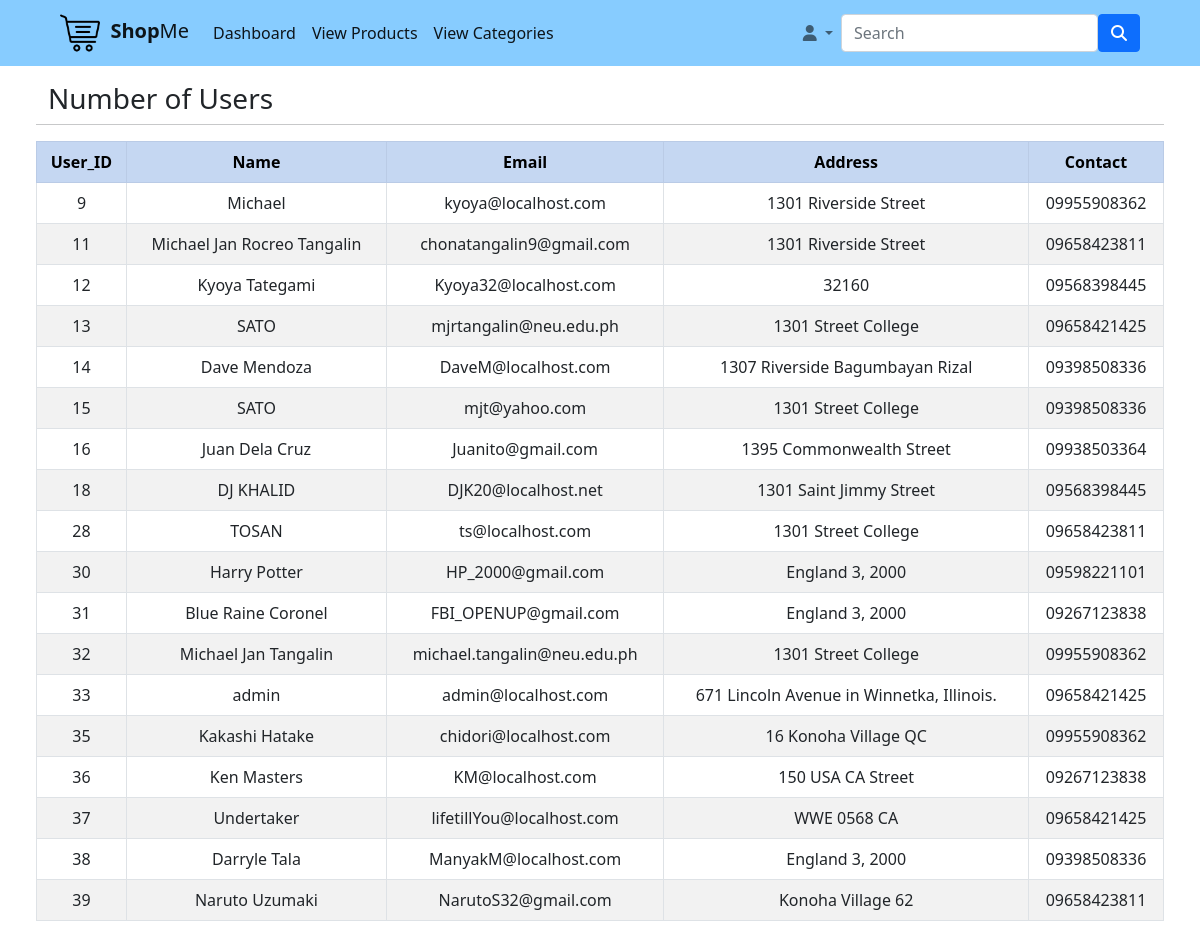
The app's page /viewUsers.php (signed in) with its own data.
### tables this page shows
CREATE TABLE `user_customer` (
  `User_ID` int(11) NOT NULL COMMENT 'Auto generated ID',
  `fullname` text NOT NULL COMMENT 'Full Name of The User',
  `email` varchar(255) NOT NULL COMMENT 'Any email address',
  `password` varchar(255) NOT NULL COMMENT 'Login Password of the User',
  `address` varchar(255) NOT NULL COMMENT 'address of the User',
  `contact` varchar(11) NOT NULL COMMENT 'Mobile Number of the User'
);

### viewUsers.php (the view, shortened to what this page needs)
<?php
include "db_conn.php";
	if(isset($_SESSION['User_ID']) && isset($_SESSION['fullname'])){
?>
<!DOCTYPE html>
<html>
   <head>
   	<link rel="stylesheet" type="text/css" href="style/mystyle.css">
		<link href="https://cdn.jsdelivr.net/npm/bootstrap@5.1.3/dist/css/bootstrap.min.css" rel="stylesheet">
   </head>
   <body>
		<nav class="navbar sticky-top navbar-expand-lg navbar-light px-5">
		  <div class="container-fluid">
		    <a class="navbar-brand" href="adminHome.php"><img class="navImg" src="images/logoMain.png"/>&nbsp&nbsp<b>Shop</b>Me</a>
		    <div class="collapse navbar-collapse" id="navbarSupportedContent">
		      <ul class="navbar-nav me-auto mb-2 mb-lg-0">
		        <li class="nav-item">
		          <a class="nav-link active" aria-current="page" href="adminHome.php" >Dashboard</a>
		        </li>
		        <li class="nav-item">
		          	<a class="nav-link active" aria-current="page" href="Product.php" >View Products</a>
		        </li>
		          <li class="nav-item">
		          <a class="nav-link active" aria-current="page" href="Categories.php" >View Categories</a>
		        </li>
		      </ul>
		      	<ul class="navbar-nav nav nav-pills mb-2 mb-lg-0">
		        <li class="nav-item dropdown">
		          <a class="nav-link dropdown-toggle " href="#" id="navbarDropdown" role="button" data-bs-toggle="dropdown" aria-expanded="false">
		            <b><i class="fas fa-user"></i></b>
		          </a>
		        </li>
		      </ul>
		      <form class="d-flex">
		        <input class="form-control mb-lg-0" type="search" placeholder="Search" aria-label="Search">
		        <button class="btn btn-primary" type="submit"><i class="fas fa-search"></i></button>
		      </form>
		    </div>
		  </div>
		</nav>
        <div class="px-5">
        	 <div class="row text-left py-3">
        	 	<h3>Number of Users</h3>
        	 		<hr>
        	 	<table class="table table-bordered table-xxl table-striped">
        	 		<tr class="table-primary" align="center">
        	 			<th>User_ID</th>
        	 			<th>Name</th>
        	 			<th>Email</th>
        	 			<th>Address</th>
        	 			<th>Contact</th>
        	 		</tr>
        	 		<?php
        	 			$sql = "SELECT * FROM user_customer";
					    $stmt = $conn->prepare($sql);
					    $stmt->execute();
					     foreach($stmt as $row){
        	 		?>
        	 		<tr align="center">
        	 			<td><?php echo $row['User_ID']; ?></td>
        	 			<td><?php echo $row['fullname']; ?></td>
        	 			<td><?php echo $row['email']; ?></td>
        	 			<td><?php echo $row['address']; ?></td>
        	 			<td><?php echo $row['contact']; ?></td>
        	 		</tr>
        	 		<?php
        	 		}
        	 		?>
        	 	</table>
       	 </div>
        </div>
   </body>
</html>
<?php }else{
	header("Location: login.php");
	exit;
	}
?>

### style/mystyle.css (style rules this page uses)
.navbar { background-color: #87CCFF; }
nav img { width: 40px; }

### records on screen
user_customer: User_ID "9", fullname "Michael", email "kyoya@localhost.com", address "1301 Riverside Street", contact "09955908362"
user_customer: User_ID "11", fullname "Michael Jan Rocreo Tangalin", email "chonatangalin9@gmail.com", address "1301 Riverside Street", contact "09658423811"
user_customer: User_ID "12", fullname "Kyoya Tategami", email "Kyoya32@localhost.com", address "32160", contact "09568398445"
user_customer: User_ID "13", fullname "SATO", email "mjrtangalin@neu.edu.ph", address "1301 Street College", contact "09658421425"
user_customer: User_ID "14", fullname "Dave Mendoza", email "DaveM@localhost.com", address "1307 Riverside Bagumbayan Rizal", contact "09398508336"
user_customer: User_ID "15", fullname "SATO", email "mjt@yahoo.com", address "1301 Street College", contact "09398508336"
user_customer: User_ID "16", fullname "Juan Dela Cruz", email "Juanito@gmail.com", address "1395 Commonwealth Street", contact "09938503364"
user_customer: User_ID "18", fullname "DJ KHALID", email "DJK20@localhost.net", address "1301 Saint Jimmy Street", contact "09568398445"
user_customer: User_ID "28", fullname "TOSAN", email "ts@localhost.com", address "1301 Street College", contact "09658423811"
user_customer: User_ID "30", fullname "Harry Potter", email "HP_2000@gmail.com", address "England 3, 2000", contact "09598221101"
user_customer: User_ID "31", fullname "Blue Raine Coronel", email "FBI_OPENUP@gmail.com", address "England 3, 2000", contact "09267123838"
user_customer: User_ID "32", fullname "Michael Jan Tangalin", email "michael.tangalin@neu.edu.ph", address "1301 Street College", contact "09955908362"
user_customer: User_ID "33", fullname "admin", email "admin@localhost.com", address "671 Lincoln Avenue in Winnetka, Illinois.", contact "09658421425"
user_customer: User_ID "35", fullname "Kakashi Hatake", email "chidori@localhost.com", address "16 Konoha Village QC", contact "09955908362"
user_customer: User_ID "36", fullname "Ken Masters", email "KM@localhost.com", address "150 USA CA Street", contact "09267123838"
user_customer: User_ID "37", fullname "Undertaker", email "lifetillYou@localhost.com", address "WWE 0568 CA", contact "09658421425"
user_customer: User_ID "38", fullname "Darryle Tala", email "ManyakM@localhost.com", address "England 3, 2000", contact "09398508336"
user_customer: User_ID "39", fullname "Naruto Uzumaki", email "NarutoS32@gmail.com", address "Konoha Village 62", contact "09658423811"
